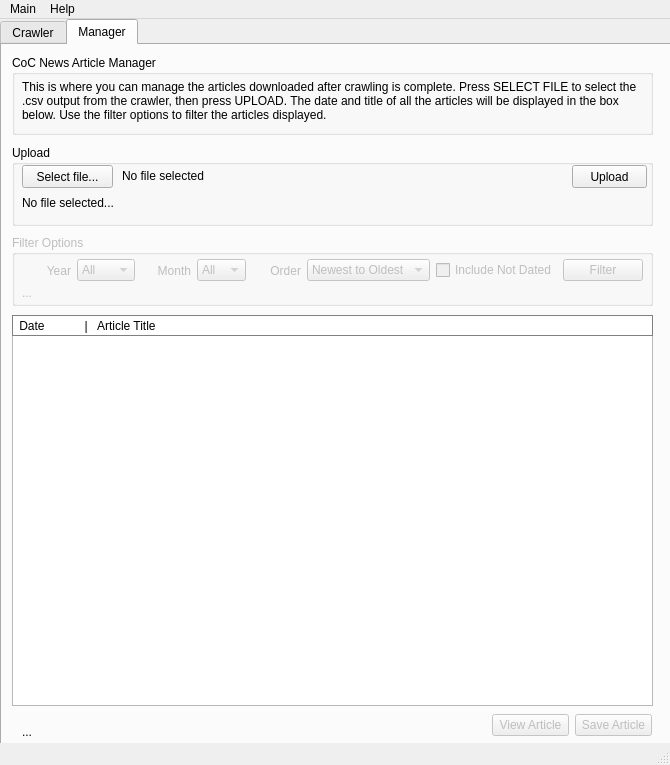
<?xml version="1.0" encoding="UTF-8"?>
<ui version="4.0">
 <class>MainWindow</class>
 <widget class="QMainWindow" name="MainWindow">
  <property name="geometry">
   <rect>
    <x>0</x>
    <y>0</y>
    <width>670</width>
    <height>765</height>
   </rect>
  </property>
  <property name="windowTitle">
   <string>CoC News Article Downloader and Viewer</string>
  </property>
  <widget class="QWidget" name="centralwidget">
   <widget class="QTabWidget" name="tabWidget">
    <property name="geometry">
     <rect>
      <x>0</x>
      <y>0</y>
      <width>671</width>
      <height>821</height>
     </rect>
    </property>
    <property name="currentIndex">
     <number>1</number>
    </property>
    <widget class="QWidget" name="tab">
     <attribute name="title">
      <string>Crawler</string>
     </attribute>
     <widget class="QGroupBox" name="groupBox">
      <property name="geometry">
       <rect>
        <x>10</x>
        <y>80</y>
        <width>641</width>
        <height>51</height>
       </rect>
      </property>
      <property name="title">
       <string>Settings</string>
      </property>
      <widget class="QPushButton" name="crawlButton">
       <property name="geometry">
        <rect>
         <x>510</x>
         <y>20</y>
         <width>111</width>
         <height>23</height>
        </rect>
       </property>
       <property name="text">
        <string>Start Crawling</string>
       </property>
      </widget>
      <widget class="QLabel" name="seedLabel">
       <property name="geometry">
        <rect>
         <x>10</x>
         <y>20</y>
         <width>261</width>
         <height>21</height>
        </rect>
       </property>
       <property name="text">
        <string>Seed URL: https://www.cc.gatech.edu/news/1 </string>
       </property>
      </widget>
     </widget>
     <widget class="QTextBrowser" name="textBrowser">
      <property name="geometry">
       <rect>
        <x>10</x>
        <y>140</y>
        <width>641</width>
        <height>81</height>
       </rect>
      </property>
      <property name="html">
       <string>&lt;!DOCTYPE HTML PUBLIC &quot;-//W3C//DTD HTML 4.0//EN&quot; &quot;http://www.w3.org/TR/REC-html40/strict.dtd&quot;&gt;
&lt;html&gt;&lt;head&gt;&lt;meta name=&quot;qrichtext&quot; content=&quot;1&quot; /&gt;&lt;style type=&quot;text/css&quot;&gt;
p, li { white-space: pre-wrap; }
&lt;/style&gt;&lt;/head&gt;&lt;body style=&quot; font-family:'MS Shell Dlg 2'; font-size:8.25pt; font-weight:400; font-style:normal;&quot;&gt;
&lt;p style=&quot; margin-top:0px; margin-bottom:0px; margin-left:0px; margin-right:0px; -qt-block-indent:0; text-indent:0px;&quot;&gt;Notes:&lt;/p&gt;
&lt;p style=&quot; margin-top:0px; margin-bottom:0px; margin-left:0px; margin-right:0px; -qt-block-indent:0; text-indent:0px;&quot;&gt;Please refer to console to monitor crawling progress.&lt;/p&gt;
&lt;p style=&quot; margin-top:0px; margin-bottom:0px; margin-left:0px; margin-right:0px; -qt-block-indent:0; text-indent:0px;&quot;&gt;Because of the amount of URLs being crawled, the app will freeze until crawling is complete.&lt;/p&gt;
&lt;p style=&quot; margin-top:0px; margin-bottom:0px; margin-left:0px; margin-right:0px; -qt-block-indent:0; text-indent:0px;&quot;&gt;This will hopefully be fixed soon.&lt;/p&gt;
&lt;p style=&quot; margin-top:0px; margin-bottom:0px; margin-left:0px; margin-right:0px; -qt-block-indent:0; text-indent:0px;&quot;&gt;Feel free to upload articles_demo.csv in the Manager tab if you do not wish to wait for the crawling to finish.&lt;/p&gt;&lt;/body&gt;&lt;/html&gt;</string>
      </property>
     </widget>
     <widget class="QGroupBox" name="groupBox_2">
      <property name="geometry">
       <rect>
        <x>10</x>
        <y>10</y>
        <width>641</width>
        <height>61</height>
       </rect>
      </property>
      <property name="title">
       <string>CoC News Web Crawler</string>
      </property>
      <widget class="QLabel" name="label">
       <property name="geometry">
        <rect>
         <x>10</x>
         <y>20</y>
         <width>461</width>
         <height>31</height>
        </rect>
       </property>
       <property name="text">
        <string>This is where you can execute the web crawler to retrieve articles from the CoC News website. Press START CRAWLING to begin crawling.</string>
       </property>
       <property name="wordWrap">
        <bool>true</bool>
       </property>
      </widget>
     </widget>
    </widget>
    <widget class="QWidget" name="tab_2">
     <attribute name="title">
      <string>Manager</string>
     </attribute>
     <widget class="QListWidget" name="articleListWidget">
      <property name="geometry">
       <rect>
        <x>10</x>
        <y>290</y>
        <width>641</width>
        <height>371</height>
       </rect>
      </property>
     </widget>
     <widget class="QLabel" name="viewInfo">
      <property name="geometry">
       <rect>
        <x>20</x>
        <y>680</y>
        <width>47</width>
        <height>13</height>
       </rect>
      </property>
      <property name="text">
       <string>...</string>
      </property>
     </widget>
     <widget class="QLabel" name="dummyLabel">
      <property name="geometry">
       <rect>
        <x>10</x>
        <y>270</y>
        <width>641</width>
        <height>21</height>
       </rect>
      </property>
      <property name="styleSheet">
       <string notr="true">background-color: rgb(255, 255, 255);
border: 1px solid grey</string>
      </property>
      <property name="text">
       <string> Date            |   Article Title</string>
      </property>
      <property name="wordWrap">
       <bool>false</bool>
      </property>
     </widget>
     <widget class="QGroupBox" name="uploadGroupBox">
      <property name="geometry">
       <rect>
        <x>10</x>
        <y>100</y>
        <width>641</width>
        <height>81</height>
       </rect>
      </property>
      <property name="title">
       <string>Upload</string>
      </property>
      <widget class="QLabel" name="infoLabel">
       <property name="geometry">
        <rect>
         <x>10</x>
         <y>50</y>
         <width>641</width>
         <height>16</height>
        </rect>
       </property>
       <property name="text">
        <string>No file selected...</string>
       </property>
      </widget>
      <widget class="QLabel" name="fileNameLabel">
       <property name="geometry">
        <rect>
         <x>110</x>
         <y>20</y>
         <width>441</width>
         <height>21</height>
        </rect>
       </property>
       <property name="text">
        <string>No file selected</string>
       </property>
      </widget>
      <widget class="QPushButton" name="selectFilePushButton">
       <property name="geometry">
        <rect>
         <x>10</x>
         <y>20</y>
         <width>91</width>
         <height>23</height>
        </rect>
       </property>
       <property name="text">
        <string>Select file...</string>
       </property>
      </widget>
      <widget class="QPushButton" name="uploadButton">
       <property name="geometry">
        <rect>
         <x>560</x>
         <y>20</y>
         <width>75</width>
         <height>23</height>
        </rect>
       </property>
       <property name="text">
        <string>Upload</string>
       </property>
      </widget>
     </widget>
     <widget class="QGroupBox" name="filterOptionsGroupBox">
      <property name="enabled">
       <bool>false</bool>
      </property>
      <property name="geometry">
       <rect>
        <x>10</x>
        <y>190</y>
        <width>641</width>
        <height>71</height>
       </rect>
      </property>
      <property name="title">
       <string>Filter Options</string>
      </property>
      <widget class="QWidget" name="horizontalLayoutWidget_3">
       <property name="geometry">
        <rect>
         <x>10</x>
         <y>20</y>
         <width>621</width>
         <height>31</height>
        </rect>
       </property>
       <layout class="QHBoxLayout" name="horizontalLayout_3">
        <item>
         <widget class="QLabel" name="yearLabel">
          <property name="text">
           <string>Year</string>
          </property>
          <property name="alignment">
           <set>Qt::AlignRight|Qt::AlignTrailing|Qt::AlignVCenter</set>
          </property>
          <property name="indent">
           <number>-1</number>
          </property>
         </widget>
        </item>
        <item>
         <widget class="QComboBox" name="yearComboBox">
          <item>
           <property name="text">
            <string>All</string>
           </property>
          </item>
          <item>
           <property name="text">
            <string>2021</string>
           </property>
          </item>
          <item>
           <property name="text">
            <string>2020</string>
           </property>
          </item>
          <item>
           <property name="text">
            <string>2019</string>
           </property>
          </item>
          <item>
           <property name="text">
            <string>2018</string>
           </property>
          </item>
          <item>
           <property name="text">
            <string>2017</string>
           </property>
          </item>
          <item>
           <property name="text">
            <string>2016</string>
           </property>
          </item>
          <item>
           <property name="text">
            <string>2015</string>
           </property>
          </item>
          <item>
           <property name="text">
            <string>2014</string>
           </property>
          </item>
          <item>
           <property name="text">
            <string>2013</string>
           </property>
          </item>
          <item>
           <property name="text">
            <string>2012</string>
           </property>
          </item>
          <item>
           <property name="text">
            <string>2011</string>
           </property>
          </item>
         </widget>
        </item>
        <item>
         <widget class="QLabel" name="monthLabel">
          <property name="text">
           <string>Month</string>
          </property>
          <property name="alignment">
           <set>Qt::AlignRight|Qt::AlignTrailing|Qt::AlignVCenter</set>
          </property>
         </widget>
        </item>
        <item>
         <widget class="QComboBox" name="monthComboBox">
          <item>
           <property name="text">
            <string>All</string>
           </property>
          </item>
          <item>
           <property name="text">
            <string>1</string>
           </property>
          </item>
          <item>
           <property name="text">
            <string>2</string>
           </property>
          </item>
          <item>
           <property name="text">
            <string>3</string>
           </property>
          </item>
          <item>
           <property name="text">
            <string>4</string>
           </property>
          </item>
          <item>
           <property name="text">
            <string>5</string>
           </property>
          </item>
          <item>
           <property name="text">
            <string>6</string>
           </property>
          </item>
          <item>
           <property name="text">
            <string>7</string>
           </property>
          </item>
          <item>
           <property name="text">
            <string>8</string>
           </property>
          </item>
          <item>
           <property name="text">
            <string>9</string>
           </property>
          </item>
          <item>
           <property name="text">
            <string>10</string>
           </property>
          </item>
          <item>
           <property name="text">
            <string>11</string>
           </property>
          </item>
          <item>
           <property name="text">
            <string>12</string>
           </property>
          </item>
         </widget>
        </item>
        <item>
         <widget class="QLabel" name="orderLabel">
          <property name="text">
           <string>Order</string>
          </property>
          <property name="alignment">
           <set>Qt::AlignRight|Qt::AlignTrailing|Qt::AlignVCenter</set>
          </property>
          <property name="margin">
           <number>0</number>
          </property>
         </widget>
        </item>
        <item>
         <widget class="QComboBox" name="orderComboBox">
          <item>
           <property name="text">
            <string>Newest to Oldest</string>
           </property>
          </item>
          <item>
           <property name="text">
            <string>Oldest to Newest</string>
           </property>
          </item>
         </widget>
        </item>
        <item>
         <widget class="QCheckBox" name="NDcheckBox">
          <property name="enabled">
           <bool>false</bool>
          </property>
          <property name="text">
           <string>Include Not Dated</string>
          </property>
         </widget>
        </item>
        <item>
         <widget class="QPushButton" name="filterButton">
          <property name="text">
           <string>Filter</string>
          </property>
         </widget>
        </item>
       </layout>
      </widget>
      <widget class="QLabel" name="filterInfo">
       <property name="geometry">
        <rect>
         <x>10</x>
         <y>50</y>
         <width>161</width>
         <height>16</height>
        </rect>
       </property>
       <property name="text">
        <string>...</string>
       </property>
      </widget>
     </widget>
     <widget class="QWidget" name="horizontalLayoutWidget">
      <property name="geometry">
       <rect>
        <x>490</x>
        <y>660</y>
        <width>160</width>
        <height>41</height>
       </rect>
      </property>
      <layout class="QHBoxLayout" name="horizontalLayout">
       <item>
        <widget class="QPushButton" name="viewSelectedButton">
         <property name="enabled">
          <bool>false</bool>
         </property>
         <property name="text">
          <string>View Article</string>
         </property>
        </widget>
       </item>
       <item>
        <widget class="QPushButton" name="saveArticleButton">
         <property name="enabled">
          <bool>false</bool>
         </property>
         <property name="text">
          <string>Save Article</string>
         </property>
        </widget>
       </item>
      </layout>
     </widget>
     <widget class="QGroupBox" name="groupBox_3">
      <property name="geometry">
       <rect>
        <x>10</x>
        <y>10</y>
        <width>641</width>
        <height>80</height>
       </rect>
      </property>
      <property name="title">
       <string>CoC News Article Manager</string>
      </property>
      <widget class="QLabel" name="label_2">
       <property name="geometry">
        <rect>
         <x>10</x>
         <y>20</y>
         <width>621</width>
         <height>51</height>
        </rect>
       </property>
       <property name="text">
        <string>This is where you can manage the articles downloaded after crawling is complete. Press SELECT FILE to select the .csv output from the crawler, then press UPLOAD. The date and title of all the articles will be displayed in the box below. Use the filter options to filter the articles displayed.</string>
       </property>
       <property name="wordWrap">
        <bool>true</bool>
       </property>
      </widget>
     </widget>
    </widget>
   </widget>
  </widget>
  <widget class="QMenuBar" name="menubar">
   <property name="geometry">
    <rect>
     <x>0</x>
     <y>0</y>
     <width>670</width>
     <height>21</height>
    </rect>
   </property>
   <widget class="QMenu" name="menuCrawler">
    <property name="title">
     <string>Main</string>
    </property>
   </widget>
   <widget class="QMenu" name="menuHelp">
    <property name="title">
     <string>Help</string>
    </property>
    <addaction name="actionREADME"/>
    <addaction name="actionAbout_2"/>
   </widget>
   <addaction name="menuCrawler"/>
   <addaction name="menuHelp"/>
  </widget>
  <widget class="QStatusBar" name="statusbar"/>
  <action name="actionAbout">
   <property name="text">
    <string>About</string>
   </property>
  </action>
  <action name="actionREADME">
   <property name="text">
    <string>README</string>
   </property>
  </action>
  <action name="actionAbout_2">
   <property name="text">
    <string>About</string>
   </property>
  </action>
 </widget>
 <resources/>
 <connections/>
</ui>
